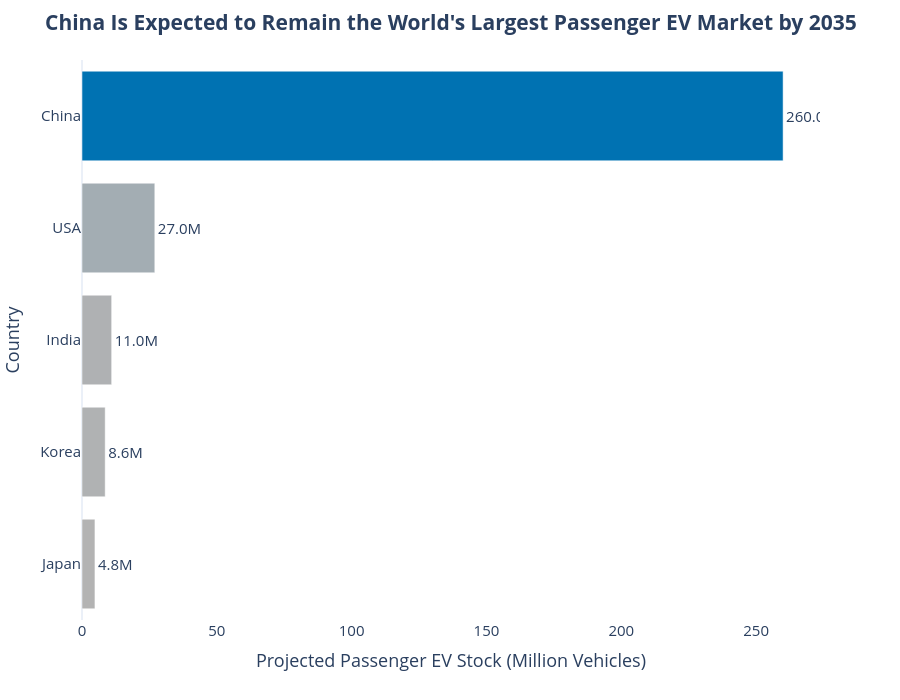

Notebook code cell kept with this figure:
### Code cell
import plotly.express as px

fig = px.bar(

    top_markets.sort_values("Million Vehicles"),

    x="Million Vehicles",

    y="region_country",

    orientation="h",

    text="Million Vehicles",

    color="Million Vehicles",

    color_continuous_scale=[
        "#B3B3B3",
        "#0072B2"
    ]

)

fig.update_traces(

    texttemplate="%{text:.1f}M",

    textposition="outside"

)

fig.update_layout(

    title="<b>China Is Expected to Remain the World's Largest Passenger EV Market by 2035</b>",

    template="plotly_white",

    height=700,

    coloraxis_showscale=False,

    xaxis_title="Projected Passenger EV Stock (Million Vehicles)",

    yaxis_title="Country",

    font=dict(size=15),

    plot_bgcolor="white",

    paper_bgcolor="white"

)

fig.update_xaxes(showgrid=False)

fig.update_yaxes(showgrid=False)

fig.show()

### Figure 1 — Plotly figure (JSON) as saved in the notebook; plotly's stock layout.template omitted (floating-point values rounded to 4 significant figures)
{"data": [{"hovertemplate": "Million Vehicles=%{marker.color}<br>region_country=%{y}<extra></extra>", "legendgroup": "", "marker": {"color": [4.8, 8.6, 11.0, 27.0, 260.0], "coloraxis": "coloraxis", "pattern": {"shape": ""}}, "name": "", "orientation": "h", "showlegend": false, "text": [4.8, 8.6, 11.0, 27.0, 260.0], "textposition": "outside", "texttemplate": "%{text:.1f}M", "type": "bar", "x": [4.8, 8.6, 11.0, 27.0, 260.0], "xaxis": "x", "y": ["Japan", "Korea", "India", "USA", "China"], "yaxis": "y"}], "layout": {"barmode": "relative", "coloraxis": {"colorbar": {"title": {"text": "Million Vehicles"}}, "colorscale": [[0, "#B3B3B3"], [1, "#0072B2"]], "showscale": false}, "font": {"size": 15}, "height": 700, "legend": {"tracegroupgap": 0}, "margin": {"t": 60}, "paper_bgcolor": "white", "plot_bgcolor": "white", "title": {"text": "<b>China Is Expected to Remain the World's Largest Passenger EV Market by 2035</b>"}, "xaxis": {"anchor": "y", "domain": [0, 1], "showgrid": false, "title": {"text": "Projected Passenger EV Stock (Million Vehicles)"}}, "yaxis": {"anchor": "x", "domain": [0, 1], "showgrid": false, "title": {"text": "Country"}}}}
